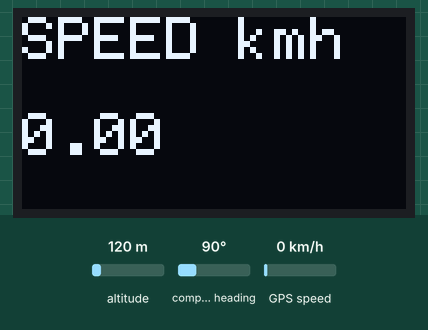
A sketch run on a simulated ESP32. Shown: 128×64 one-colour display. Inputs (shaded band) come from the test bench; at power-on: altitude 120 m, GPS speed 0 km/h, compass heading 90°. The GPS gets a fix after 3 s at 37.7749, -122.4194 with 8 satellites.

Above: at 5.6 s.
5.7 s: altitude set to 20 m
At 13.7 s:
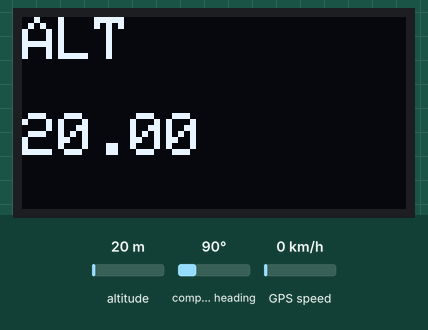
16.7 s: GPS speed set to 2 km/h
At 24.8 s:
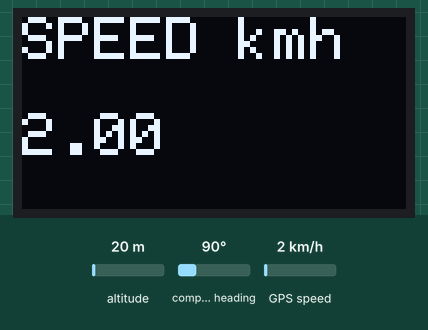
26.8 s: altitude set to 250 m
At 32.8 s:
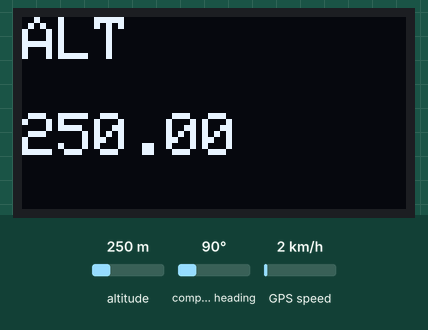
35.0 s: GPS speed set to 30 km/h
At 42.6 s:
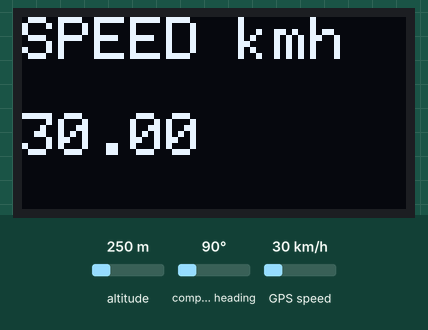
Timing chart, 0 to 44.1 s (numbered marks = the images above; inputs shaded):
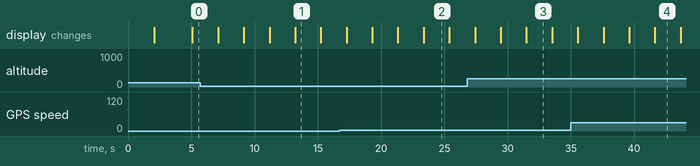

Measured:
- what the display in image 1 shows lasts 2.0 s, from 13.2 s to 15.2 s

The sketch:

gps_companion.ino
```cpp
#include <Wire.h>
#include <Adafruit_GFX.h>
#include <Adafruit_SSD1306.h>
#include <TinyGPS++.h>

// Define the RX and TX pins for Serial 2
#define RXD2 19
#define TXD2 18

#define SCREEN_WIDTH 128 // OLED display width, in pixels
#define SCREEN_HEIGHT 64 // OLED display height, in pixels

#define GPS_BAUD 9600


// The TinyGPS++ object
TinyGPSPlus gps;

// Create an instance of the HardwareSerial class for Serial 2
HardwareSerial gpsSerial(2);

// Declaration for an SSD1306 display connected to I2C (SDA, SCL pins)
Adafruit_SSD1306 display(SCREEN_WIDTH, SCREEN_HEIGHT, &Wire, -1);

void setup() {
  Serial.begin(115200);

  if(!display.begin(SSD1306_SWITCHCAPVCC, 0x3C)) { // Address 0x3D for 128x64
    Serial.println(F("SSD1306 allocation failed"));
    for(;;);
  }

  gpsSerial.begin(GPS_BAUD, SERIAL_8N1, RXD2, TXD2);
  display.setTextSize(2);
  display.setTextColor(WHITE);
  resetScreen();
  display.println("HELLO :)");
  display.display();
  delay(1000);
}

void loop() {
  unsigned long start = millis();

  while (millis() - start < 1000) {
    while (gpsSerial.available() > 0) {
      gps.encode(gpsSerial.read());
    }
    if (gps.location.isUpdated()) {
      // Not used them ATM
      // Serial.print("LAT: ");
      // Serial.println(gps.location.lat(), 6);
      // Serial.print("LONG: ");
      // Serial.println(gps.location.lng(), 6);
      resetScreen();
      display.println("SPEED kmh\n");
      display.print(gps.speed.kmph());
      display.display();
      resetScreen();
      display.println("ALT\n");
      display.print(gps.altitude.meters());
      display.display();
      resetScreen();
      display.println("SATS\n");
      display.print(gps.satellites.value());
      display.display();
      // DATE MIGHT BE INTERESTING IN A FUTURE
      // Serial.print("Time in UTC: ");
      // Serial.println(String(gps.date.year()) + "/" + String(gps.date.month()) + "/" + String(gps.date.day()) + "," + String(gps.time.hour()) + ":" + String(gps.time.minute()) + ":" + String(gps.time.second()));
      // Serial.println("");
    } else {
      display.clearDisplay();
      display.setCursor(20, 20);
      display.println("NO GPS\n   DATA");
      display.display();
      delay(100);
    }
  }
}

void resetScreen (){
  delay(2000);
  display.clearDisplay();
  display.setCursor(0, 0);
}
```
